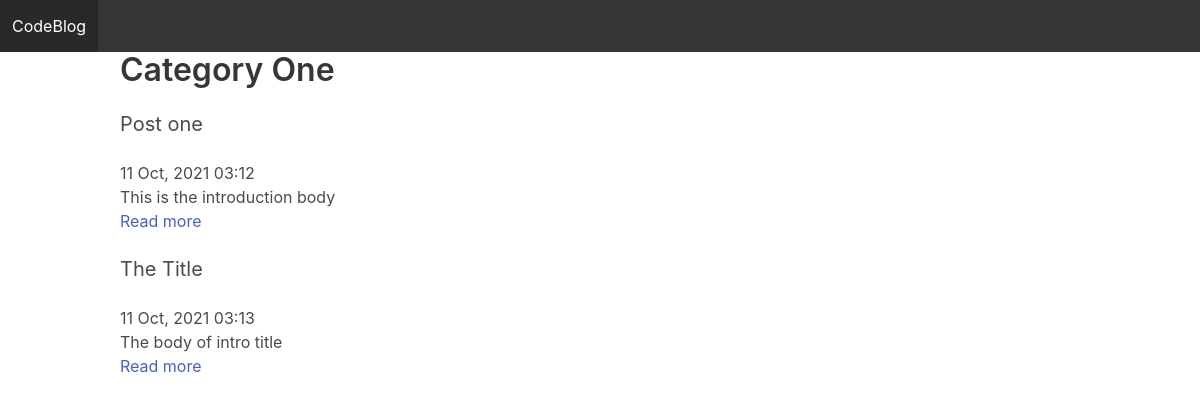
The page /category/category-one on the database its author committed.
### blog/models.py (models this page shows, shortened)
class Category(models.Model):
    title = models.CharField(max_length=255)
    slug = models.SlugField()
    class Meta:
        verbose_name_plural = 'Categories'

class Post(models.Model):
    category = models.ForeignKey(Category, related_name="posts", on_delete=models.CASCADE)
    title = models.CharField(max_length=255)
    slug = models.SlugField()
    intro = models.TextField()
    body = models.TextField()
    date_added = models.DateTimeField(auto_now_add=True)

### blog/views.py (the view)
# urls.py: path('category/<slug:slug>', category, name='category'),
def category(request, slug):
    category = Category.objects.get(slug=slug)
    context = {
        'category': category
    }
    return render(request, 'category.html', context)

### blog/templates/category.html
{% extends 'base.html' %}
{% block content %}
    <h1 class="title">{{ category.title }}</h1>
    {% for post in category.posts.all %}
        <article>
            <h2 class="subtitle">{{ post.title }}</h2>
            <time>{{ post.date_added|date:"d M, Y h:i" }}</time>
            <p>{{ post.intro }}</p>
            <a href="{% url 'detail' post.slug %}">Read more</a>
        </article>
        <br>
    {% endfor %}
{% endblock %}

### rows shown on the page
Category: title "Category One"
Post: title "Post one", date_added "11 Oct, 2021 03:12", intro "This is the introduction body"
Post: title "The Title", date_added "11 Oct, 2021 03:13", intro "The body of intro title"
